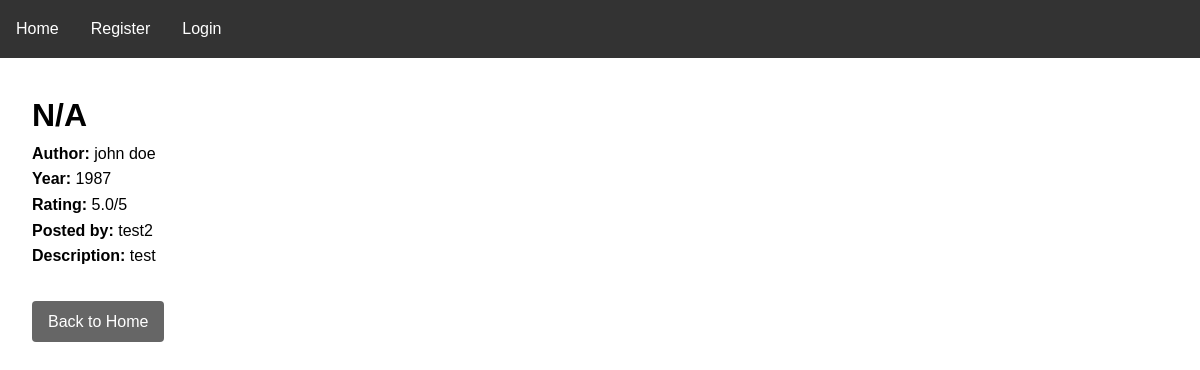
Screenshot of /book/6/ with the database file from the repository.
### books/models.py (models this page shows, shortened)
class Book(models.Model):
    title = models.CharField(max_length=200)
    author = models.CharField(max_length=200)
    year = models.IntegerField()
    rating = models.FloatField()
    description = models.TextField()
    posted_by = models.ForeignKey(User, on_delete=models.CASCADE)

### books/views.py (the view)
# urls.py: path('book/<int:book_id>/', views.book_detail, name='book_detail'),
def book_detail(request, book_id):
    book = get_object_or_404(Book, id=book_id)
    return render(request, "book_detail.html", {"book": book})

### books/templates/book_detail.html (shortened to what this page needs)
{% extends "base.html" %}
{% block content %}
<div style="max-width: 800px;">
    <h1>{{ book.title }}</h1>
    <p><strong>Author:</strong> {{ book.author }}</p>
    <p><strong>Year:</strong> {{ book.year }}</p>
    <p><strong>Rating:</strong> {{ book.rating }}/5</p>
    <p><strong>Posted by:</strong> {{ book.posted_by.username }}</p>
    <p><strong>Description:</strong> {{ book.description }}</p>
    <div style="margin-top: 2rem;">
        <a href="{% url 'homepage' %}" style="display: inline-block; padding: 0.5rem 1rem; background: #666; color: #fff; text-decoration: none; border-radius: 4px;">Back to Home</a>
    </div>
</div>
{% endblock %}

### books/templates/base.html (style rules this page uses)
* { margin: 0; padding: 0; box-sizing: border-box; }
body { font-family: Arial, sans-serif; line-height: 1.6; }

### rows the page displays
Book: title "N/A", author "john doe", year "1987", rating "5.0", posted_by.username "test2", description "test"
